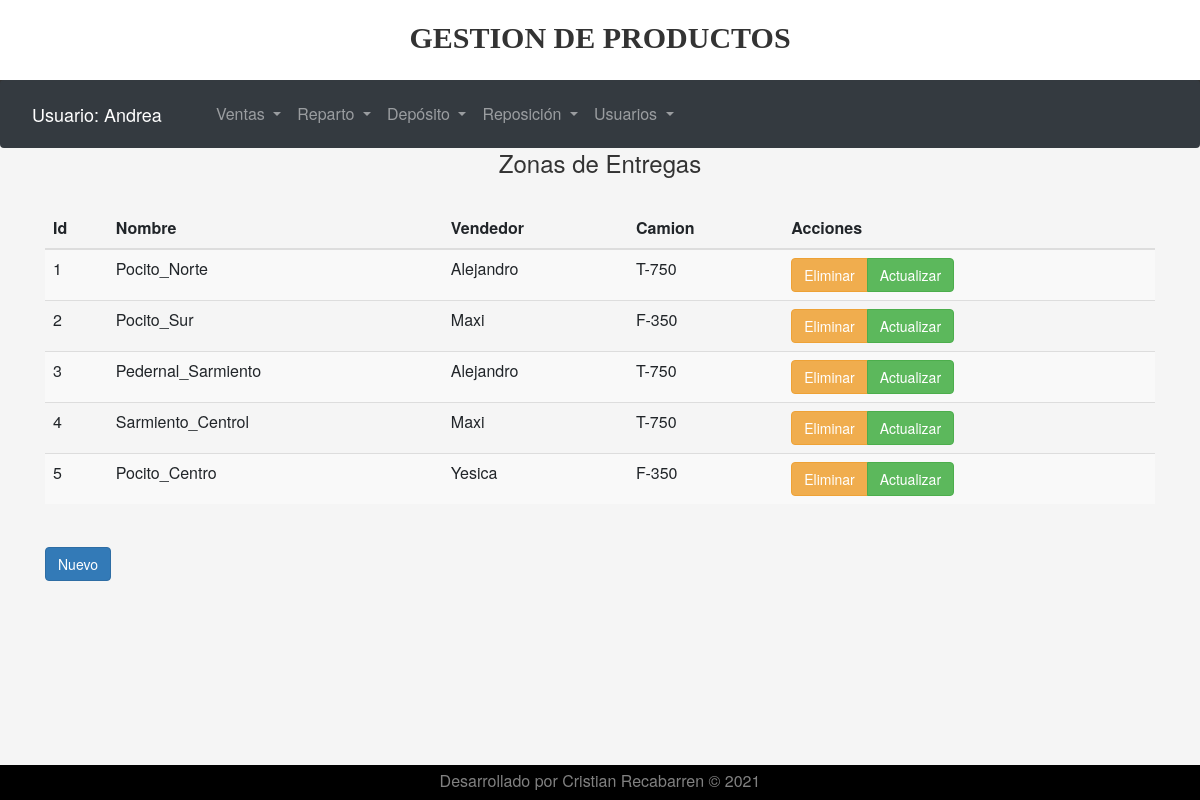
/views/zonas.php (signed in), run on the app's committed database.
### tables this page shows
CREATE TABLE IF NOT EXISTS `usuario` (
  `id` int NOT NULL AUTO_INCREMENT,
  `nombre` varchar(255) NOT NULL,
  `apellido` varchar(30) NOT NULL,
  `email` varchar(255) NOT NULL,
  `password` varchar(255) NOT NULL,
  `id_rol` int NOT NULL,
  `Timestamp` timestamp NOT NULL DEFAULT CURRENT_TIMESTAMP,
  `activo` varchar(30) NOT NULL,
  PRIMARY KEY (`id`)
);

CREATE TABLE IF NOT EXISTS `zona_entrega` (
  `id` int NOT NULL AUTO_INCREMENT,
  `nombre` varchar(30) NOT NULL,
  `id_vendedor` int NOT NULL,
  `id_camion` int NOT NULL,
  PRIMARY KEY (`id`)
);

CREATE TABLE IF NOT EXISTS `vendedor` (
  `id` int NOT NULL AUTO_INCREMENT,
  `nombre` varchar(30) NOT NULL,
  `apellido` varchar(30) NOT NULL,
  `email` varchar(30) NOT NULL,
  `domicilio` varchar(30) NOT NULL,
  `telefono` varchar(18) NOT NULL,
  `rol` int NOT NULL,
  PRIMARY KEY (`id`)
);

CREATE TABLE IF NOT EXISTS `camion` (
  `id` int NOT NULL AUTO_INCREMENT,
  `marca` varchar(30) NOT NULL,
  `tipo` varchar(20) NOT NULL,
  `dominio` varchar(10) NOT NULL,
  `modelo` varchar(20) NOT NULL,
  `observacion` varchar(20) NOT NULL,
  PRIMARY KEY (`id`)
);

### views/home.php (called while the page is built)
<?php
require_once 'layout/header.php';
require_once 'layout/menu.php';
require_once 'layout/footer.php';
?>

### includes/user.php (called while the page is built, shortened)
<?php
require_once 'db.php';
class User extends DB {
    private $nombre;
    public function setUser($user) {
        $query = $this->connect()->prepare('Select * from usuario where nombre = :user');
        $query->execute(['user' => $user]);
        foreach ($query as $currentUser) {
            $this->nombre = $currentUser['nombre'];
        }
    }
    public function getNombre() {
        return $this->nombre;
    }
}

### includes/db.php (called while the page is built)
    <?php
   class  DB{
      private $host ;
      private $db ;
      private $user ;
      private $password;
      private $charset;
        public function  __construct() {
            $this->host ='localhost';
            $this->db ='logistica' ;
            $this->user ='root' ;
            $this->password = '';
            $this->charset ='utf8mb4' ;
        }
        public function  connect() {
            try{
                $connection = "mysql:host=" . $this->host . ";dbname=" . $this->db . ";charset=" . $this->charset;
                $options = [PDO:: ATTR_ERRMODE =>PDO::ERRMODE_EXCEPTION ,
                                  PDO:: ATTR_EMULATE_PREPARES => false];
                $pdo = new PDO($connection, $this->user, $this->password, $options);
                return  $pdo ;
            } catch (PDOException  $e ) {
                print_r ("Error de Conexión");
            }
        }
    }
?>

### includes/zona.php (called while the page is built, shortened)
<?php
require_once 'db.php';
class Zona extends DB {
public function mostrarZona(){
       $query = $this->connect()->prepare('Select zona_entrega.id, zona_entrega.nombre, vendedor.nombre as vendedor, '
               . 'camion.tipo as camion from zona_entrega inner join vendedor on zona_entrega.id_vendedor = vendedor.id '
               . 'inner join camion on zona_entrega.id_camion = camion.id');
        $query->execute();
        $resultado = $query->fetchAll(PDO::FETCH_ASSOC);
        return $resultado;
}
}
?>

### views/zonas.php (the view, shortened to what this page needs)
<?php
require_once '../includes/user.php';
require_once '../includes/zona.php';
$userSession = new UserSession();
$user = new User();
$zona = new Zona();
if (isset($_SESSION['user'])){
    $user->setUser($userSession->getCurrentUser());
    require_once 'home.php';
} else {
    require_once 'login.php';
}
?>
<h3 class="text-center">Zonas de Entregas</h3>
<div class="container">
    <table class="table table-striped">
                <thead>
                    <tr>
                        <th>Id</th>
                        <th>Nombre</th>
                        <th>Vendedor</th>
                        <th>Camion</th>
                        <th>Acciones</th>
                    </tr>
                </thead>
                <?php foreach ($zona->mostrarZona() as $mostrar): ?>
                    <tr>
                        <td><?php echo $mostrar['id']; ?></td>
                        <td><?php echo $mostrar['nombre']; ?></td>
                        <td><?php echo $mostrar['vendedor']; ?></td>
                        <td><?php echo $mostrar['camion']; ?></td>
                        <td>
                            <div class="btn-group">
                                <a href="eliminar.php?id=<?php echo $mostrar['id']; ?>" class="btn btn-warning">Eliminar</a>
                                <a href="editar.php?id=<?php echo $mostrar['id']; ?>" class="btn btn-success">Actualizar</a>
                            </div>
                        </td>
                    </tr>
                <?php endforeach; ?>
            </table>
            <br>
            <a href="">
                <button class="btn btn-primary">Nuevo</button>
            </a>
        </div>

### views/layout/menu.php (shortened to what this page needs)
<div class="menu">
    <nav class="navbar navbar-expand-md navbar-dark bg-dark">
        <a href="http://localhost/SystemLog/index.php" class="navbar-brand">
            <?php
            echo 'Usuario: ' . $user->getNombre();
            ?>
        </a>
        <div class="collapse navbar-collapse" id="secondNavbar">
            <ul class="navbar-nav">
                <li class="nav-item dropdown">
                    <a href="#" class="nav-link dropdown-toggle" data-toggle="dropdown">
                        Ventas
                    </a>
                </li>
                <li class="nav-item dropdown">
                    <a href="#" class="nav-link dropdown-toggle" data-toggle="dropdown">
                        Reparto
                    </a>
                </li>
                <li class="nav-item dropdown">
                    <a href="#" class="nav-link dropdown-toggle" data-toggle="dropdown">
                        Depósito
                    </a>
                </li>
                <li class="nav-item dropdown">
                    <a href="#" class="nav-link dropdown-toggle" data-toggle="dropdown">
                        Reposición
                    </a>
                </li>
                <li class="nav-item dropdown">
                    <a href="#" class="nav-link dropdown-toggle" data-toggle="dropdown">
                        Usuarios
                    </a>
                </li>
            </ul>
        </div>
    </nav>
</div>

### css/estilos.css (style rules this page uses)
body, html { height: 100%; width: 100%; font-size: 16px; position: relative; background: whitesmoke; }
* { padding: 0; margin: 0; }
body, html { margin:0; padding:0; }
.menu { height:50px; width:100%; background:#333; color:white; text-align:center; }

### data on the page
usuario: nombre "Andrea"
zona_entrega: id "1", nombre "Pocito_Norte", id_vendedor.nombre "Alejandro", id_camion.tipo "T-750"
zona_entrega: id "2", nombre "Pocito_Sur", id_vendedor.nombre "Maxi", id_camion.tipo "F-350"
zona_entrega: id "3", nombre "Pedernal_Sarmiento", id_vendedor.nombre "Alejandro", id_camion.tipo "T-750"
zona_entrega: id "4", nombre "Sarmiento_Centrol", id_vendedor.nombre "Maxi", id_camion.tipo "T-750"
zona_entrega: id "5", nombre "Pocito_Centro", id_vendedor.nombre "Yesica", id_camion.tipo "F-350"
